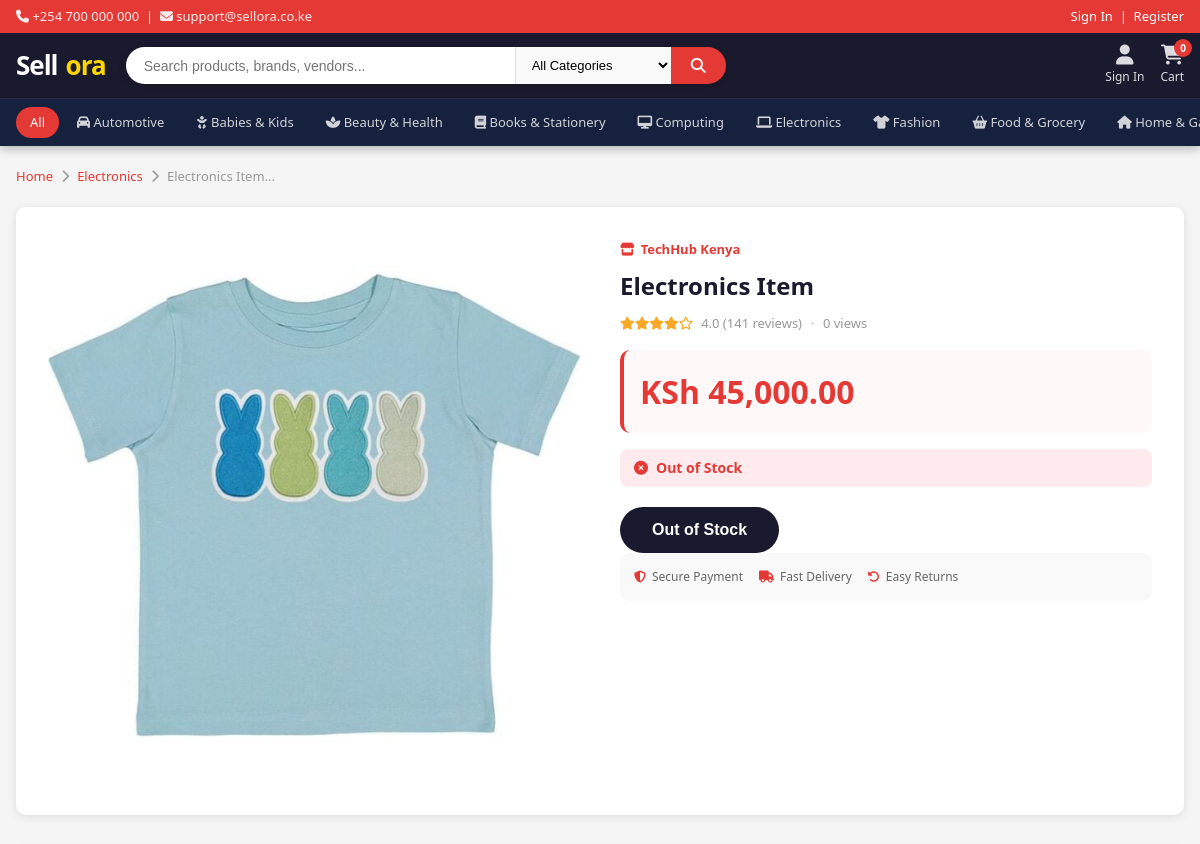
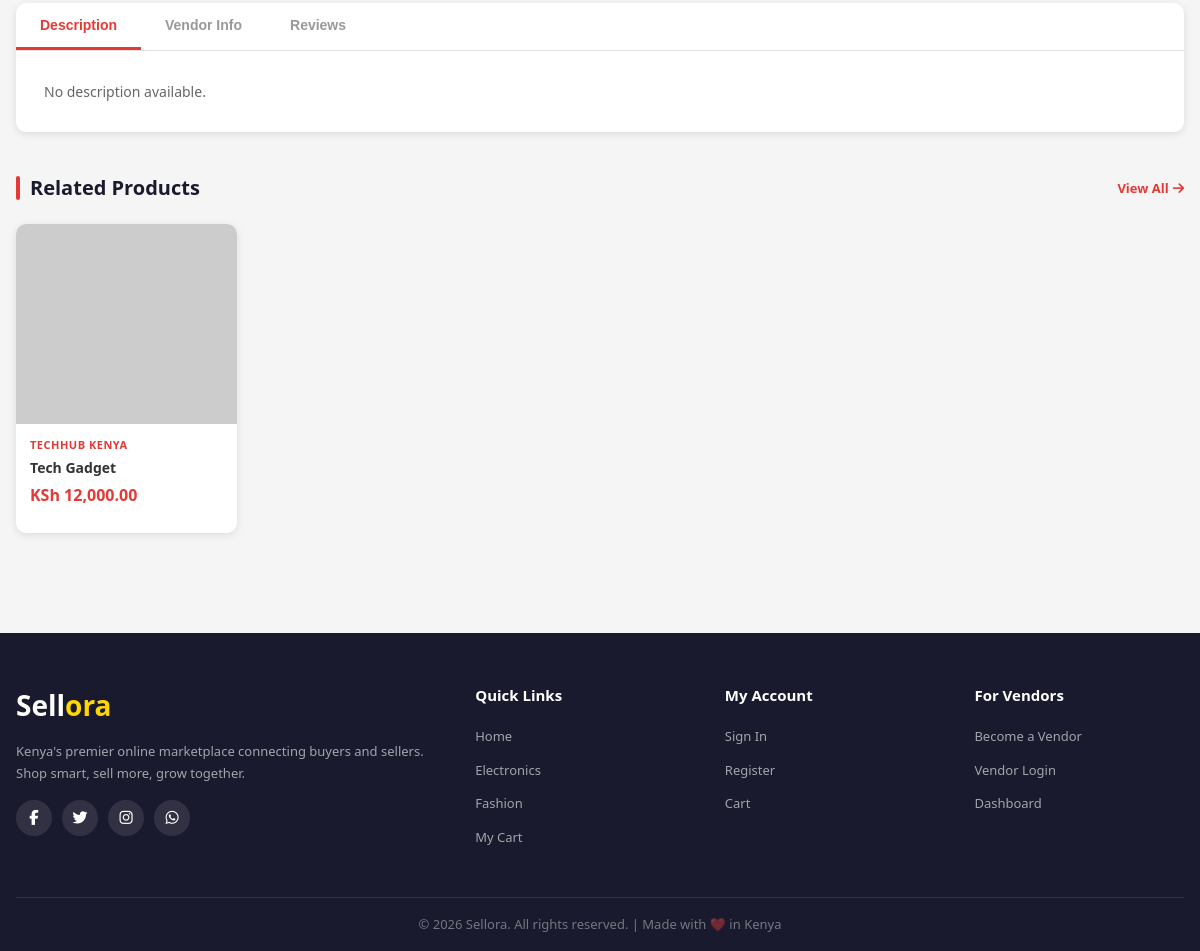
The app's page /client/product.php?id=1 with its own data (2 pictures, top to bottom).
### tables this page shows
CREATE TABLE categories (
    id INT AUTO_INCREMENT PRIMARY KEY,
    name VARCHAR(100) NOT NULL,
    slug VARCHAR(100) NOT NULL UNIQUE,
    icon VARCHAR(100),
    image VARCHAR(255),
    description TEXT,
    is_active TINYINT(1) DEFAULT 1,
    created_at TIMESTAMP DEFAULT CURRENT_TIMESTAMP
);

CREATE TABLE products (
    id INT AUTO_INCREMENT PRIMARY KEY,
    vendor_id INT NOT NULL,
    category_id INT NOT NULL,
    name VARCHAR(255) NOT NULL,
    slug VARCHAR(255) NOT NULL,
    description TEXT,
    price DECIMAL(10, 2) NOT NULL,
    discount_price DECIMAL(10, 2) DEFAULT NULL,
    stock INT DEFAULT 0,
    main_image VARCHAR(255) NOT NULL,
    images TEXT COMMENT 'JSON array of additional images',
    brand VARCHAR(100),
    sku VARCHAR(100),
    is_active TINYINT(1) DEFAULT 1,
    is_featured TINYINT(1) DEFAULT 0,
    views INT DEFAULT 0,
    created_at TIMESTAMP DEFAULT CURRENT_TIMESTAMP,
    updated_at TIMESTAMP DEFAULT CURRENT_TIMESTAMP ON UPDATE CURRENT_TIMESTAMP,
    FOREIGN KEY (vendor_id) REFERENCES vendors(id) ON DELETE CASCADE,
    FOREIGN KEY (category_id) REFERENCES categories(id) ON DELETE CASCADE
);

CREATE TABLE IF NOT EXISTS vendors (
    id INT AUTO_INCREMENT PRIMARY KEY,
    company_name VARCHAR(200) NOT NULL,
    email VARCHAR(150) NOT NULL UNIQUE,
    password VARCHAR(255) NOT NULL,
    phone VARCHAR(20),
    description TEXT,
    logo VARCHAR(255) DEFAULT 'default_vendor.png',
    address TEXT,
    is_active TINYINT(1) DEFAULT 1,
    is_verified TINYINT(1) DEFAULT 0,
    created_at TIMESTAMP DEFAULT CURRENT_TIMESTAMP,
    updated_at TIMESTAMP DEFAULT CURRENT_TIMESTAMP ON UPDATE CURRENT_TIMESTAMP
);

### config/config.php (called while the page is built, shortened)
<?php
function formatPrice($price) {
    return 'KSh ' . number_format($price, 2);
}
function isLoggedIn() {
    return isset($_SESSION['user_id']);
}
function getCartCount($conn) {
    if (isLoggedIn()) {
        $user_id = $_SESSION['user_id'];
        $stmt = $conn->prepare("SELECT SUM(quantity) as total FROM cart WHERE user_id = ?");
        $stmt->bind_param("i", $user_id);
    } else {
        $session_id = session_id();
        $stmt = $conn->prepare("SELECT SUM(quantity) as total FROM cart WHERE session_id = ?");
        $stmt->bind_param("s", $session_id);
    }
    $stmt->execute();
    $result = $stmt->get_result()->fetch_assoc();
    return $result['total'] ?? 0;
}
function getCategories($conn) {
    $result = $conn->query("SELECT * FROM categories WHERE is_active = 1 ORDER BY name ASC");
    return $result->fetch_all(MYSQLI_ASSOC);
}
?>

### client/product.php (the view, shortened to what this page needs)
<?php
require_once __DIR__ . '/../config/config.php';
$conn = getDBConnection();
$product_id = (int)($_GET['id'] ?? 0);
$stmt = $conn->prepare("SELECT p.*, c.name as category_name, c.slug as category_slug,
    v.company_name, v.logo as vendor_logo, v.phone as vendor_phone, v.description as vendor_desc, v.id as vid
    FROM products p
    LEFT JOIN categories c ON p.category_id = c.id
    LEFT JOIN vendors v ON p.vendor_id = v.id
    WHERE p.id = ? AND p.is_active = 1");
$stmt->bind_param("i", $product_id);
$stmt->execute();
$product = $stmt->get_result()->fetch_assoc();
$conn->query("UPDATE products SET views = views + 1 WHERE id = $product_id");
$rel_stmt = $conn->prepare("SELECT p.id, p.name, p.price, p.discount_price, p.main_image, v.company_name
    FROM products p JOIN vendors v ON p.vendor_id = v.id
    WHERE p.category_id = ? AND p.id != ? AND p.is_active = 1 LIMIT 6");
$rel_stmt->bind_param("ii", $product['category_id'], $product_id);
$rel_stmt->execute();
$related = $rel_stmt->get_result()->fetch_all(MYSQLI_ASSOC);
$effective_price = $product['discount_price'] ?? $product['price'];
?>
<!DOCTYPE html>
<html lang="en">
<head>
  <link rel="stylesheet" href="css/style.css">
  <link rel="stylesheet" href="css/product.css">
  <link rel="stylesheet" href="https://cdnjs.cloudflare.com/ajax/libs/font-awesome/6.5.0/css/all.min.css">
</head>
<body>
<?php include '../includes/navbar.php'; ?>
<main class="main-content">
  <div class="container">
    <div class="breadcrumb">
      <a href="home.php">Home</a>
      <i class="fas fa-chevron-right"></i>
      <a href="home.php?category=<?= $product['category_slug'] ?>"><?= htmlspecialchars($product['category_name']) ?></a>
      <i class="fas fa-chevron-right"></i>
      <span><?= htmlspecialchars(substr($product['name'], 0, 40)) ?>...</span>
    </div>
    <div class="product-detail">
      <div class="product-images">
        <div class="main-image-wrap">
            <img src="<?php echo UPLOAD_URL . $product['main_image']; ?>"
                    alt="<?php echo htmlspecialchars($product['name']); ?>"
                    id="mainProductImg">
        </div>
      </div>
      <div class="product-info">
        <div class="product-info-vendor">
          <i class="fas fa-store"></i>
          <a href="home.php?vendor=<?= $product['vid'] ?>"><?= htmlspecialchars($product['company_name']) ?></a>
        </div>
        <h1 class="product-info-title"><?= htmlspecialchars($product['name']) ?></h1>
        <div class="product-info-rating">
          <span class="stars"><i class="fas fa-star"></i><i class="fas fa-star"></i><i class="fas fa-star"></i><i class="fas fa-star"></i><i class="far fa-star"></i></span>
          <span>4.0 (<?= rand(10, 200) ?> reviews)</span>
          <span class="dot">•</span>
          <span><?= number_format($product['views']) ?> views</span>
        </div>
        <div class="product-info-price">
          <span class="price-big"><?= formatPrice($effective_price) ?></span>
        </div>
        <div class="product-info-stock <?= $product['stock'] > 0 ? 'in-stock' : 'out-stock' ?>">
          <i class="fas fa-<?= $product['stock'] > 0 ? 'check-circle' : 'times-circle' ?>"></i>
          <?= $product['stock'] > 0 ? "In Stock ({$product['stock']} available)" : 'Out of Stock' ?>
        </div>
        <?php if ($product['stock'] > 0): ?>
        <div class="product-info-qty">
          <label>Quantity:</label>
          <div class="qty-control">
            <button onclick="changeQty(-1)">−</button>
            <input type="number" id="qty" value="1" min="1" max="<?= $product['stock'] ?>">
            <button onclick="changeQty(1)">+</button>
          </div>
        </div>
        <div class="product-info-actions">
          <button class="btn btn-primary btn-lg" onclick="addToCartDetail()">
            <i class="fas fa-cart-plus"></i> Add to Cart
          </button>
          <button class="btn btn-secondary btn-lg" onclick="buyNow()">
            <i class="fas fa-bolt"></i> Buy Now
          </button>
        </div>
        <?php else: ?>
        <div style="margin-top:20px;">
          <button class="btn btn-dark btn-lg" disabled>Out of Stock</button>
        </div>
        <?php endif; ?>
        <div class="product-info-trust">
          <div class="trust-item-sm"><i class="fas fa-shield-alt"></i><span>Secure Payment</span></div>
          <div class="trust-item-sm"><i class="fas fa-truck"></i><span>Fast Delivery</span></div>
          <div class="trust-item-sm"><i class="fas fa-rotate-left"></i><span>Easy Returns</span></div>
        </div>
      </div>
    </div>
    <div class="product-tabs">
      <div class="tab-buttons">
        <button class="tab-btn active" onclick="switchTab('description', this)">Description</button>
        <button class="tab-btn" onclick="switchTab('vendor', this)">Vendor Info</button>
        <button class="tab-btn" onclick="switchTab('reviews', this)">Reviews</button>
      </div>
      <div class="tab-content active" id="tab-description">
        <div class="description-content">
          <?= nl2br(htmlspecialchars($product['description'] ?? 'No description available.')) ?>
        </div>
      </div>
    </div>
    <?php if (!empty($related)): ?>
    <section class="home-section" style="margin-top:40px;">
      <div class="section-header">
        <h2 class="section-title">Related Products</h2>
        <a href="home.php?category=<?= $product['category_slug'] ?>" class="view-all">View All <i class="fas fa-arrow-right"></i></a>
      </div>
      <div class="products-grid">
        <?php foreach ($related as $rp): ?>
        <?php
          $rp_price = $rp['discount_price'] ?? $rp['price'];
          $rp_img = file_exists('../uploads/products/' . $rp['main_image'])
            ? '../uploads/products/' . $rp['main_image']
            : 'https://via.placeholder.com/300x300/f5f5f5/999?text=' . urlencode($rp['name']);
        ?>
        <div class="product-card" onclick="window.location='product.php?id=<?= $rp['id'] ?>'">
          <div class="product-card-img">
            <img src="<?= $rp_img ?>" alt="<?= htmlspecialchars($rp['name']) ?>" loading="lazy">
          </div>
          <div class="product-card-body">
            <div class="product-vendor"><?= htmlspecialchars($rp['company_name']) ?></div>
            <div class="product-name"><?= htmlspecialchars($rp['name']) ?></div>
            <div class="product-price">
              <span class="price-current"><?= formatPrice($rp_price) ?></span>
            </div>
          </div>
        </div>
        <?php endforeach; ?>
      </div>
    </section>
    <?php endif; ?>
  </div>
</main>
<?php include '../includes/footer.php'; ?>
</body>
</html>

### includes/navbar.php (shortened to what this page needs)
<?php
$conn = getDBConnection();
$categories = getCategories($conn);
$cart_count = getCartCount($conn);
$current_category = $_GET['category'] ?? '';
?>
<nav class="navbar">
  <div class="navbar-top">
    <div class="container">
      <span><i class="fas fa-phone"></i> +254 700 000 000 &nbsp;|&nbsp; <i class="fas fa-envelope"></i> support@sellora.co.ke</span>
      <span>
        <?php if (isLoggedIn()): ?>
          Welcome, <?= htmlspecialchars($_SESSION['user_name']) ?>! &nbsp;|&nbsp;
          <a href="../api/user_auth.php?action=logout" style="color:#fff;">Logout</a>
        <?php else: ?>
          <a href="login.php" style="color:#fff;">Sign In</a> &nbsp;|&nbsp;
          <a href="register.php" style="color:#fff;">Register</a>
        <?php endif; ?>
      </span>
    </div>
  </div>
  <div class="navbar-main">
    <div class="container">
      <a href="../index.php" class="navbar-brand">Sell<span>ora</span></a>
      <div class="navbar-search">
        <input type="text" id="searchInput" placeholder="Search products, brands, vendors..." value="<?= htmlspecialchars($_GET['q'] ?? '') ?>">
        <select id="searchCategory">
          <option value="">All Categories</option>
        </select>
        <button onclick="performSearch()"><i class="fas fa-search"></i></button>
      </div>
      <div class="navbar-actions">
        <?php if (isLoggedIn()): ?>
        <a href="account.php" class="nav-action-btn">
          <i class="fas fa-user"></i>
          <span>Account</span>
        </a>
        <?php else: ?>
        <a href="login.php" class="nav-action-btn">
          <i class="fas fa-user"></i>
          <span>Sign In</span>
        </a>
        <?php endif; ?>
        <a href="cart.php" class="nav-action-btn">
          <i class="fas fa-shopping-cart"></i>
          <span>Cart</span>
          <span class="cart-badge" id="cartBadge"><?= $cart_count ?></span>
        </a>
      </div>
    </div>
  </div>
  <div class="navbar-bottom">
    <div class="container">
      <a href="home.php" class="nav-cat-link <?= empty($current_category) ? 'active' : '' ?>">All</a>
      <?php foreach ($categories as $cat): ?>
      <a href="home.php?category=<?= $cat['slug'] ?>" class="nav-cat-link <?= $current_category === $cat['slug'] ? 'active' : '' ?>">
        <i class="<?= $cat['icon'] ?>"></i> <?= htmlspecialchars($cat['name']) ?>
      </a>
      <?php endforeach; ?>
    </div>
  </div>
</nav>

### client/css/product.css (style rules this page uses)
.main-content { padding: 20px 0 40px; }
.product-detail { display: grid; grid-template-columns: 1fr 1fr; gap: 40px; background: #fff; border-radius: var(--radius); padding: 32px; box-shadow: var(--shadow); margin-bottom: 32px; }
.main-image-wrap { position: relative; border-radius: 12px; overflow: hidden; background: #f9f9f9; margin-bottom: 12px; aspect-ratio: 1; }
.main-image-wrap img { width: 100%; height: 100%; object-fit: contain; transition: transform 0.3s ease; }
.product-info-vendor { display: flex; align-items: center; gap: 6px; font-size: 13px; color: var(--primary); font-weight: 600; margin-bottom: 10px; }
.product-info-vendor a { color: var(--primary); }
.product-info-title { font-size: 24px; font-weight: 800; color: var(--dark); line-height: 1.3; margin-bottom: 12px; }
.product-info-rating { display: flex; align-items: center; gap: 8px; font-size: 13px; color: var(--text-muted); margin-bottom: 16px; }
.product-info-rating .stars { color: #f9a825; }
.dot { color: var(--border); }
.product-info-price { display: flex; align-items: baseline; gap: 12px; margin-bottom: 16px; padding: 16px; background: #fff8f8; border-radius: 10px; border-left: 4px solid var(--primary); }
.price-big { font-size: 32px; font-weight: 800; color: var(--primary); }
.product-info-stock { display: flex; align-items: center; gap: 8px; font-size: 14px; font-weight: 600; padding: 8px 14px; border-radius: 8px; margin-bottom: 20px; }
.out-stock { background: #ffebee; color: var(--primary); }
.product-info-trust { display: flex; gap: 16px; padding: 14px; background: #f9f9f9; border-radius: 10px; flex-wrap: wrap; }
.trust-item-sm { display: flex; align-items: center; gap: 6px; font-size: 12px; color: var(--text-light); }
.trust-item-sm i { color: var(--primary); }
.product-tabs { background: #fff; border-radius: var(--radius); box-shadow: var(--shadow); overflow: hidden; margin-bottom: 32px; }
.tab-buttons { display: flex; border-bottom: 1px solid var(--border); }
.tab-btn { padding: 14px 24px; border: none; background: none; font-size: 14px; font-weight: 600; color: var(--text-muted); cursor: pointer; transition: var(--transition); border-bottom: 3px solid transparent; }
.tab-btn.active { color: var(--primary); border-bottom-color: var(--primary); }
.tab-content { display: none; padding: 28px; }
.tab-content.active { display: block; }
.description-content { font-size: 14px; line-height: 1.8; color: var(--text-light); }

### records on screen
categories: name "Automotive"
categories: name "Babies & Kids"
categories: name "Beauty & Health"
categories: name "Books & Stationery"
categories: name "Computing"
categories: name "Electronics"
categories: name "Fashion"
categories: name "Food & Grocery"
categories: name "Home &…"
products: category.name "Electronics", name "Electronics Item", main_image (picture), vendor.company_name "TechHub Kenya", views "0", formatPrice($effective_price) "KSh 45,000.00", description "No description available."
products: vendor.company_name "TECHHUB KENYA", name "Tech Gadget", formatPrice($rp_price) "KSh 12,000.00"

### other values on screen
$cart_count "0"
